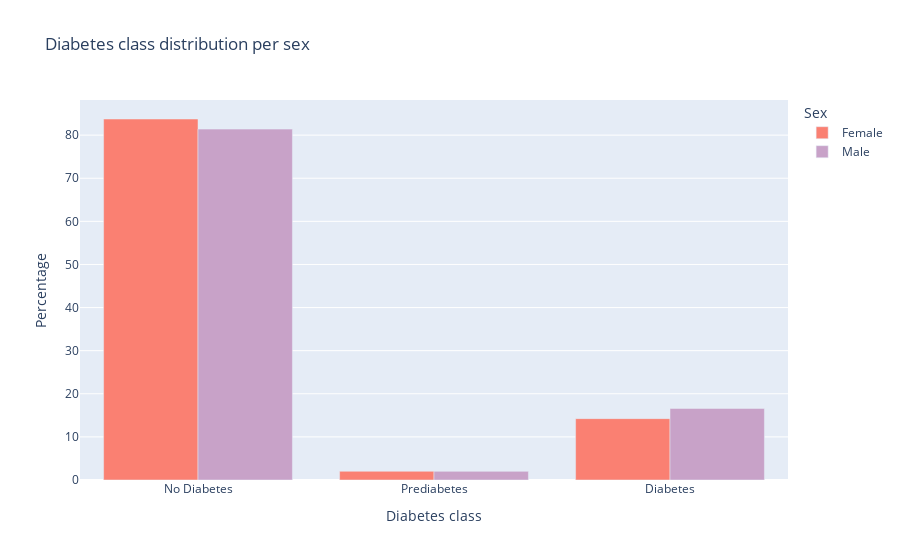

Notebook code cell kept with this figure:
### Markdown cell above
The dataset contains more data about women than men.

### Code cell
#Diabetes class per sex

df['Diabetes_012'] = df['Diabetes_012'].replace({0: 'No Diabetes', 1: 'Prediabetes', 2: 'Diabetes'})

# Calculate the percentage of each category for females and males
female_counts = df[df['Sex'] == 0]['Diabetes_012'].value_counts(normalize=True).mul(100).reset_index()
female_counts.columns = ['Diabetes_012', 'Percentage']
female_counts['Sex'] = 'Female'

male_counts = df[df['Sex'] == 1]['Diabetes_012'].value_counts(normalize=True).mul(100).reset_index()
male_counts.columns = ['Diabetes_012', 'Percentage']
male_counts['Sex'] = 'Male'

# Combine the counts
combined_counts = pd.concat([female_counts, male_counts])

# Create the bar graph using Plotly Express
fig = px.bar(combined_counts, x='Diabetes_012', y='Percentage', color='Sex', barmode='group',
             category_orders={'Diabetes_012': ['No Diabetes', 'Prediabetes', 'Diabetes']},
             color_discrete_map={'Female': '#FA8072', 'Male': '#C8A2C8'},
             labels={'Diabetes_012': 'Diabetes class', 'Percentage': 'Percentage', 'Sex': 'Sex'},
             title='Diabetes class distribution per sex')

fig.show()

### Figure 1 — Plotly figure (JSON) as saved in the notebook; plotly's stock layout.template omitted (floating-point values rounded to 4 significant figures)
{"data": [{"alignmentgroup": "True", "hovertemplate": "Sex=Female<br>Diabetes class=%{x}<br>Percentage=%{y}<extra></extra>", "legendgroup": "Female", "marker": {"color": "#FA8072", "pattern": {"shape": ""}}, "name": "Female", "offsetgroup": "Female", "orientation": "v", "showlegend": true, "textposition": "auto", "type": "bar", "x": ["No Diabetes", "Diabetes", "Prediabetes"], "xaxis": "x", "y": [83.74, 14.24, 2.021], "yaxis": "y"}, {"alignmentgroup": "True", "hovertemplate": "Sex=Male<br>Diabetes class=%{x}<br>Percentage=%{y}<extra></extra>", "legendgroup": "Male", "marker": {"color": "#C8A2C8", "pattern": {"shape": ""}}, "name": "Male", "offsetgroup": "Male", "orientation": "v", "showlegend": true, "textposition": "auto", "type": "bar", "x": ["No Diabetes", "Diabetes", "Prediabetes"], "xaxis": "x", "y": [81.4, 16.6, 2.006], "yaxis": "y"}], "layout": {"barmode": "group", "legend": {"title": {"text": "Sex"}, "tracegroupgap": 0}, "title": {"text": "Diabetes class distribution per sex"}, "xaxis": {"anchor": "y", "categoryarray": ["No Diabetes", "Prediabetes", "Diabetes"], "categoryorder": "array", "domain": [0, 1], "title": {"text": "Diabetes class"}}, "yaxis": {"anchor": "x", "domain": [0, 1], "title": {"text": "Percentage"}}}}
